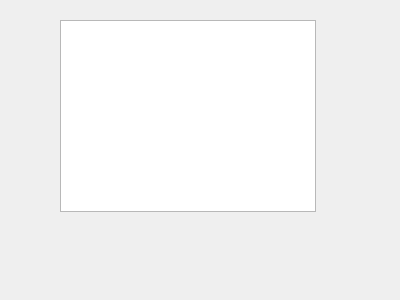
<?xml version="1.0" encoding="UTF-8"?>
<ui version="4.0">
 <class>Form_ShowDepart</class>
 <widget class="QWidget" name="Form_ShowDepart">
  <property name="geometry">
   <rect>
    <x>0</x>
    <y>0</y>
    <width>400</width>
    <height>300</height>
   </rect>
  </property>
  <property name="windowTitle">
   <string>显示部门</string>
  </property>
  <widget class="QTableWidget" name="tableWidget">
   <property name="geometry">
    <rect>
     <x>60</x>
     <y>20</y>
     <width>256</width>
     <height>192</height>
    </rect>
   </property>
  </widget>
 </widget>
 <resources/>
 <connections/>
</ui>
